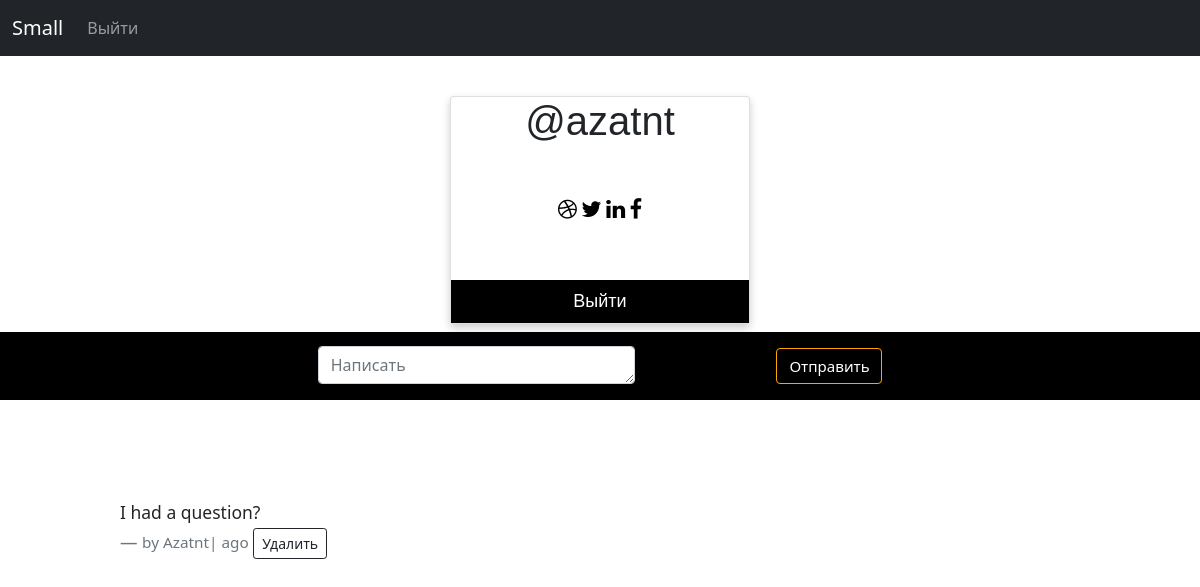
The app's page /profile/ (signed in), older data.
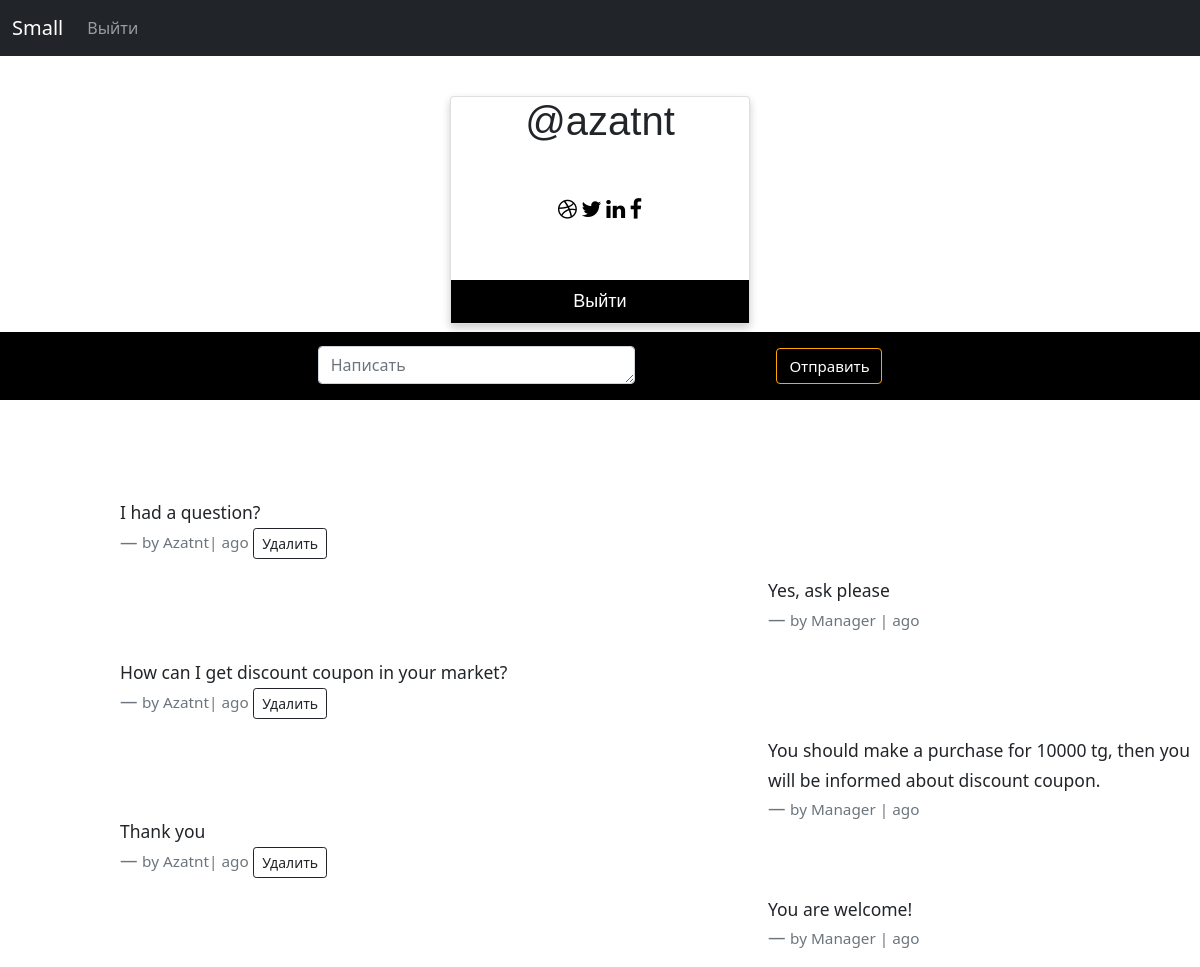
The same page, newer data.
### Requests/models.py (models this page shows, shortened)
class Requests(models.Model):
    user = models.ForeignKey(User, on_delete=models.CASCADE, null=True)
    content = models.TextField(blank=True)
    wrote_date = models.DateTimeField(default=timezone.now)

class Reply(models.Model):
    message = models.ForeignKey(Requests, on_delete=models.CASCADE, null=True)
    content = models.TextField(null=True)
    wrote_date = models.DateTimeField(default=timezone.now)

### User/views.py (the view)
# urls.py: path('profile/', profiles, name='profile_url'),
def profiles(request):
    profile = Profile.objects.get_or_create(user=request.user)
    requests = Requests.objects.filter(user=request.user).order_by('id')
    if request.method == 'POST':
        request_form = RequestForm(request.POST, request.FILES)
        if request_form.is_valid():
            content = request.POST.get('content')
            yesterday = timezone.now() - timezone.timedelta(days=1)
            if Requests.objects.filter(user=request.user, wrote_date__gt=yesterday).exists():
                return HttpResponseForbidden()
            comment = Requests.objects.create(user=request.user, content=content)
            comment.save()
            return HttpResponseRedirect(reverse('profile_url'))
    else:
        request_form = RequestForm()
    context = {
        'comments': requests,
        'comment_form': request_form,
    }
    if request.is_ajax():
        html = render_to_string('user/requests.html', context, request=request)
        return JsonResponse({'form':html})
    return render(request, 'user/profile.html', context)

### Requests/forms.py
class RequestForm(forms.ModelForm):
    content = forms.CharField(label='', required=False, widget=forms.Textarea(attrs={'class': 'form-control', 'placeholder': 'Написать', 'rows': 1, 'cols': 3}))
    class Meta:
        model = Requests
        fields = ('content',)

### User/templates/user/profile.html (shortened to what this page needs)
{% extends 'base.html' %}
{% block content %}
<div class="card" id="prof_2" style="margin-top: 40px;">
  <h1>@{{ user.username }}</h1>
  <div style="margin: 24px 0;" class="profile_href">
    <a href="#"><i class="fa fa-dribbble"></i></a>
    <a href="#"><i class="fa fa-twitter"></i></a>
    <a href="#"><i class="fa fa-linkedin"></i></a>
    <a href="#"><i class="fa fa-facebook"></i></a>
  </div>
<a href="{% url 'logout_url' %}">
	<button class="profile_button" type="submit" style="border: none;outline: 0;display: inline-block;padding: 8px;color: white;background-color: #000; margin-top:30px; text-align: center;cursor: pointer;width: 100%;font-size: 18px;">Выйти</button>
</a>
</div>
    <div class="main-comment-section">
          {% include 'user/requests.html' %}
    </div>
{% endblock %}

### templates/base.html (shortened to what this page needs)
{% load static %}
<!DOCTYPE html>
<html lang="en" dir="ltr">
  <head>
    <link
  rel="stylesheet" href="https://cdnjs.cloudflare.com/ajax/libs/animate.css/4.0.0/animate.min.css"/>
      <link rel="stylesheet" href="{% static 'css/main.css' %}">
      <link rel="stylesheet" href="https://cdnjs.cloudflare.com/ajax/libs/font-awesome/4.7.0/css/font-awesome.min.css">
		<link rel="stylesheet" href="https://cdnjs.cloudflare.com/ajax/libs/animate.css/4.1.1/animate.min.css">
    <link href="https://cdn.jsdelivr.net/npm/bootstrap@5.0.0-beta1/dist/css/bootstrap.min.css" rel="stylesheet">
  </head>
  <body>
  <nav class="navbar navbar-expand-lg navbar-dark bg-dark">
  <div class="container-fluid">
    <a class="navbar-brand" href="/">Small</a>
    <div class="collapse navbar-collapse" id="navbarNav">
      <ul class="navbar-nav">
        {% if user.is_authenticated %}
        <li class="nav-item">
          <a class="nav-link" href="{% url 'logout_url' %}">Выйти</a>
        </li>
          {% else %}
        <li class="nav-item">
          <a class="nav-link" href="{% url 'login_url' %}">Войти</a>
        </li>
        {% endif %}
      </ul>
    </div>
  </div>
</nav>
    {% block content %}
    {% endblock %}
  </body>
</html>

### User/templates/user/requests.html (shortened to what this page needs)
<div class="container-fluid mt-2">
  <div class="form-group row">
    <form method="post" class="com-form" enctype="multipart/form-data">
        <div class="com-form">
          <div class="com-form-text">
            {{ comment_form.as_p }}
          </div>
          <div class="com-form-input">
              <input type="submit" value="Отправить" class="btn btn-default">
          </div>
        </div>
    </form>
  </div>
</div>
{% for comment in comments %}
<div class="comment_form" id="comment_form">
  <blockquote class="blockquote" style="margin-top: 3%;">
    <p class="mb-0" style="margin-top: 9%;" id="report_ty"><small>{{ comment.content }}</small></p>
    <footer class="blockquote-footer" style="margin-top: 0.1%"><small>by {{ comment.user|capfirst }}| {{ comment.timestamp|timesince }} ago</small>
      <a style="text-decoration:none; height:auto;" id="com_del_btn" class="btn btn-outline-dark btn-sm" href="{% url 'message_delete_url' id=comment.id %}">Удалить</a>
    </footer>
  </blockquote>
    {% for comment in comment.reply_set.all %}
    <blockquote style="padding-left:10%;width: 50%; float: right" class="blockquote">
    <p class="mb-0" id="report_ty"><small>{{ comment.content }}</small></p>
    <footer class="blockquote-footer" style="margin-top: 0.1%"><small>by Manager | {{ comment.timestamp|timesince }} ago</small>
    </footer>
  </blockquote>
        {% endfor %}
</div>
{% endfor %}

### static/css/main.css (style rules this page uses)
body { height: 100%; margin: 0; bottom: 0; }
* { padding:0; margin:0; }
a { text-decoration: none; }
.card { box-shadow: 0 4px 8px 0 rgba(0, 0, 0, 0.2); max-width: 300px; margin: auto; text-align: center; font-family: arial; }
.profile_href a { text-decoration: none; font-size: 22px; color: black; }
input { outline: none; border: none; }
textarea { outline: none; border: none; }
button { outline: none !important; border: none; background: transparent; }
.com-form { width: 60%; display: flex; justify-content: space-around; background-color: black; align-items: center; }
.com-form-input { width: 15%; text-align: center; color: white; height: 100%; outline: 0; }
.com-form-input input { border: 1px solid orange; width: 100%; font-size: 15px; height: 100%; align-items: center; text-align: center; color: white; }
.com-form-text { width: 45%; margin-top: 2%; }
.comment_form { margin-top: 20px; margin-left: 10%; }

Row changes from the older to the newer data that the page shows:
added Reply: content "Yes, ask please", shown under Requests "I had a question?"
added Requests: content "How can I get discount coupon in your market?", user "Azatnt"
added Reply: content "You should make a purchase for 10000 tg, then you will be informed about discount coupon.", shown under "How can I get discount coupon in your market?"
added Requests: content "Thank you", user "Azatnt"
added Reply: content "You are welcome!", shown under "Thank you"
